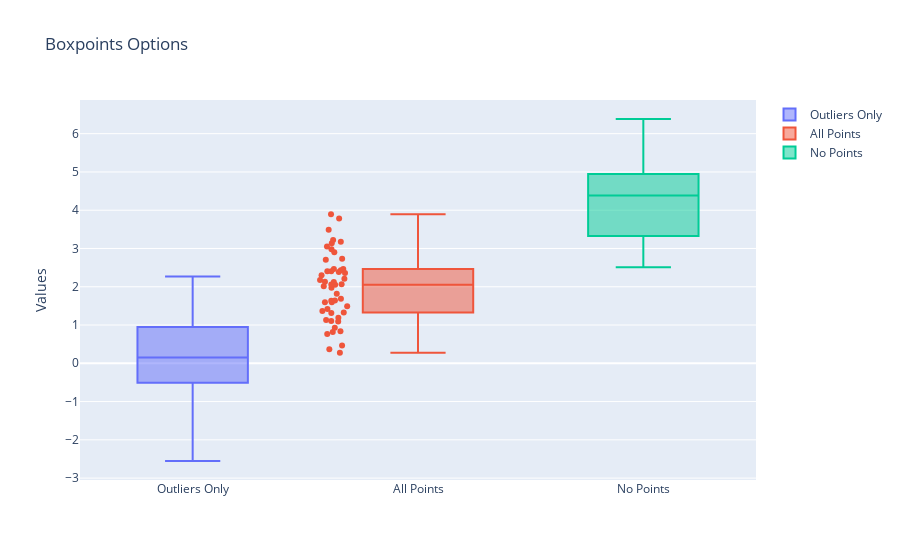

This figure's notebook cell:
### Code cell
# ploty box additional features

# Three distributions 
np.random.seed(0)
y0 = np.random.normal(0, 1, 50)
y1 = np.random.normal(2, 1, 50)
y2 = np.random.normal(4, 1, 50)

fig = go.Figure()

# Only outliers
fig.add_trace(go.Box(y=y0, name='Outliers Only', boxpoints='outliers'))

# All points
fig.add_trace(go.Box(y=y1, name='All Points', boxpoints='all', jitter=0.3))

# No points
fig.add_trace(go.Box(y=y2, name='No Points', boxpoints=False))

fig.update_layout(
    title='Boxpoints Options',
    yaxis_title='Values'
)
fig.show()

### Figure 1 — Plotly figure (JSON) as saved in the notebook; plotly's stock layout.template omitted (floating-point values rounded to 4 significant figures)
{"data": [{"boxpoints": "outliers", "name": "Outliers Only", "type": "box", "y": [1.764, 0.4002, 0.9787, 2.241, 1.868, -0.9773, 0.9501, -0.1514, -0.1032, 0.4106, 0.144, 1.454, 0.761, 0.1217, 0.4439, 0.3337, 1.494, -0.2052, 0.3131, -0.8541, -2.553, 0.6536, 0.8644, -0.7422, 2.27, -1.454, 0.04576, -0.1872, 1.533, 1.469, 0.1549, 0.3782, -0.8878, -1.981, -0.3479, 0.1563, 1.23, 1.202, -0.3873, -0.3023, -1.049, -1.42, -1.706, 1.951, -0.5097, -0.4381, -1.253, 0.7775, -1.614, -0.2127]}, {"boxpoints": "all", "jitter": 0.3, "name": "All Points", "type": "box", "y": [1.105, 2.387, 1.489, 0.8194, 1.972, 2.428, 2.067, 2.302, 1.366, 1.637, 1.328, 1.64, 1.187, 0.2737, 2.177, 1.598, 0.3698, 2.463, 1.093, 2.052, 2.729, 2.129, 3.139, 0.7652, 2.402, 1.315, 1.129, 1.421, 1.688, 2.056, 0.8349, 2.901, 2.466, 0.4638, 3.488, 3.896, 3.179, 1.82, 0.9292, 3.054, 1.597, 3.222, 2.208, 2.977, 2.356, 2.707, 2.011, 3.786, 2.127, 2.402]}, {"boxpoints": false, "name": "No Points", "type": "box", "y": [5.883, 2.652, 2.73, 4.969, 2.827, 5.944, 3.586, 3.253, 5.923, 5.481, 5.868, 4.906, 3.139, 5.91, 3.732, 4.802, 4.947, 3.845, 4.614, 4.922, 4.376, 2.901, 4.298, 5.326, 3.305, 3.85, 3.565, 5.849, 4.672, 4.407, 3.23, 4.539, 3.326, 4.032, 3.364, 4.676, 4.577, 3.792, 4.396, 2.907, 2.509, 4.439, 4.167, 4.635, 6.383, 4.944, 3.087, 5.117, 2.684, 3.538]}], "layout": {"title": {"text": "Boxpoints Options"}, "yaxis": {"title": {"text": "Values"}}}}
